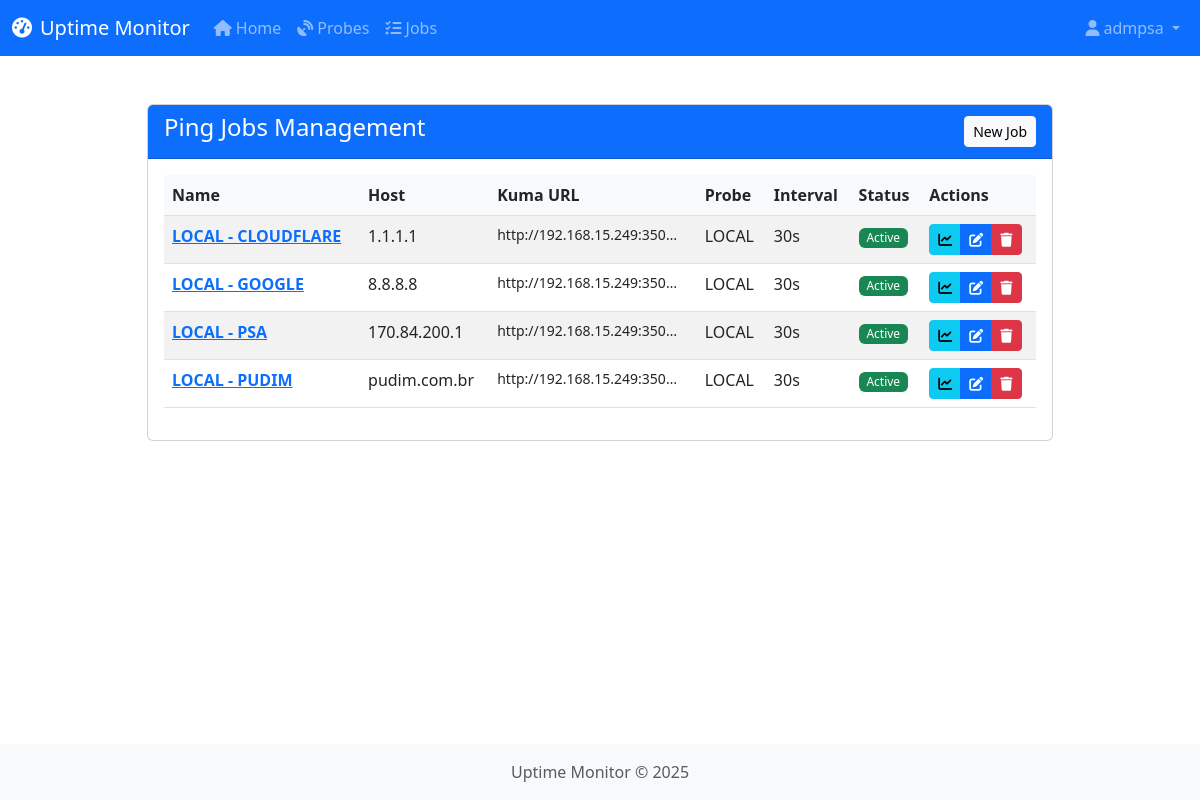
The page /jobs (signed in) on the database its author committed.
### models.py (models this page shows, shortened)
class User(db.Model, UserMixin):
    __tablename__ = 'users'
    id = db.Column(db.Integer, primary_key=True)
    username = db.Column(db.String(64), unique=True, nullable=False)
    email = db.Column(db.String(120), unique=True, nullable=False)
    password_hash = db.Column(db.String(128), nullable=False)
    is_admin = db.Column(db.Boolean, default=False)
    created_at = db.Column(db.DateTime, default=datetime.utcnow)

class Job(db.Model):
    __tablename__ = 'jobs'
    id = db.Column(db.Integer, primary_key=True)
    name = db.Column(db.String(100), nullable=False)
    description = db.Column(db.Text, nullable=True)
    job_type = db.Column(db.String(20), default='ping', nullable=False)  # Set as 'ping'
    target_host = db.Column(db.String(256), nullable=False)  # Host for ping
    kuma_url = db.Column(db.String(256), nullable=False)  # URL of Uptime Kuma to send results
    interval_seconds = db.Column(db.Integer, default=300, nullable=False)
    timeout_seconds = db.Column(db.Integer, default=10, nullable=False)
    retries = db.Column(db.Integer, default=3, nullable=False)
    is_active = db.Column(db.Boolean, default=True, nullable=False)
    created_at = db.Column(db.DateTime, default=datetime.utcnow)
    updated_at = db.Column(db.DateTime, default=datetime.utcnow, onupdate=datetime.utcnow)
    probe_id = db.Column(db.Integer, db.ForeignKey('probes.id'), nullable=False)
    results = db.relationship('JobResult', backref='job', lazy='dynamic', cascade='all, delete-orphan')

class Probe(db.Model):
    __tablename__ = 'probes'
    id = db.Column(db.Integer, primary_key=True)
    name = db.Column(db.String(64), nullable=False, unique=True)
    description = db.Column(db.Text)
    api_key = db.Column(db.String(64), unique=True, nullable=False)
    is_active = db.Column(db.Boolean, default=True)
    last_connected = db.Column(db.DateTime, nullable=True)
    last_seen = db.Column(db.DateTime, nullable=True)
    created_at = db.Column(db.DateTime, default=datetime.utcnow)
    updated_at = db.Column(db.DateTime, default=datetime.utcnow, onupdate=datetime.utcnow)
    jobs = db.relationship('Job', backref='probe', lazy='dynamic')

### routes/jobs.py (the view)
@jobs_blueprint.route('/jobs')
@login_required
def list_jobs():
    jobs = Job.query.all()
    return render_template('jobs/list.html', jobs=jobs)

### templates/jobs/list.html (shortened to what this page needs)
{% extends 'base.html' %}
{% block content %}
<div class="container mt-4">
    <div class="row">
        <div class="col-md-10 offset-md-1">
            <div class="card">
                <div class="card-header bg-primary text-white d-flex justify-content-between align-items-center">
                    <h4>Ping Jobs Management</h4>
                    <a href="{{ url_for('jobs.create_job') }}" class="btn btn-light btn-sm">New Job</a>
                </div>
                <div class="card-body">
                    {% if jobs %}
                        <div class="table-responsive">
                            <table class="table table-striped table-hover">
                                <thead>
                                    <tr>
                                        <th>Name</th>
                                        <th>Host</th>
                                        <th>Kuma URL</th>
                                        <th>Probe</th>
                                        <th>Interval</th>
                                        <th>Status</th>
                                        <th>Actions</th>
                                    </tr>
                                </thead>
                                <tbody>
                                    {% for job in jobs %}
                                        <tr>
                                            <td>
                                                <a href="{{ url_for('jobs.view_results', job_id=job.id) }}">
                                                    <strong>{{ job.name }}</strong>
                                                </a>
                                            </td>
                                            <td>{{ job.target_host }}</td>
                                            <td>
                                                <small class="text-truncate d-inline-block" style="max-width: 180px;" title="{{ job.kuma_url }}">
                                                    {{ job.kuma_url }}
                                                </small>
                                            </td>
                                            <td>{{ job.probe.name }}</td>
                                            <td>{{ job.interval_seconds }}s</td>
                                            <td>
                                                {% if job.is_active %}
                                                    <span class="badge bg-success">Active</span>
                                                {% else %}
                                                    <span class="badge bg-danger">Inactive</span>
                                                {% endif %}
                                            </td>
                                            <td>
                                                <div class="btn-group">
                                                    <a href="{{ url_for('jobs.view_results', job_id=job.id) }}" class="btn btn-sm btn-info" title="Results">
                                                        <i class="fas fa-chart-line"></i>
                                                    </a>
                                                    <a href="{{ url_for('jobs.edit_job', job_id=job.id) }}" class="btn btn-sm btn-primary" title="Edit">
                                                        <i class="fas fa-edit"></i>
                                                    </a>
                                                    <button type="button" class="btn btn-sm btn-danger"
                                                            data-bs-toggle="modal"
                                                            data-bs-target="#deleteJobModal{{ job.id }}"
                                                            title="Delete">
                                                        <i class="fas fa-trash"></i>
                                                    </button>
                                                </div>
                                            </td>
                                        </tr>
                                    {% endfor %}
                                </tbody>
                            </table>
                        </div>
                    {% else %}
                        <div class="alert alert-info">
                            No jobs registered. <a href="{{ url_for('jobs.create_job') }}">Create the first job</a>.
                        </div>
                    {% endif %}
                </div>
            </div>
        </div>
    </div>
</div>
{% endblock %}

### templates/base.html (shortened to what this page needs)
<!DOCTYPE html>
<html lang="en">
<head>
    <link href="https://cdn.jsdelivr.net/npm/bootstrap@5.3.0-alpha1/dist/css/bootstrap.min.css" rel="stylesheet">
    <link rel="stylesheet" href="https://cdnjs.cloudflare.com/ajax/libs/font-awesome/6.1.1/css/all.min.css">
    <link rel="stylesheet" href="{{ url_for('static', filename='css/style.css') }}">
</head>
<body>
    {% if current_user.is_authenticated %}
    <nav class="navbar navbar-expand-lg navbar-dark bg-primary">
        <div class="container-fluid">
            <a class="navbar-brand" href="{{ url_for('main.index') }}">
                <i class="fas fa-tachometer-alt me-2"></i>Uptime Monitor
            </a>
            <div class="collapse navbar-collapse" id="navbarNav">
                <ul class="navbar-nav">
                    <li class="nav-item">
                        <a class="nav-link" href="{{ url_for('main.index') }}">
                            <i class="fas fa-home me-1"></i>Home
                        </a>
                    </li>
                    <li class="nav-item">
                        <a class="nav-link" href="{{ url_for('probes.list_probes') }}">
                            <i class="fas fa-satellite-dish me-1"></i>Probes
                        </a>
                    </li>
                    <li class="nav-item">
                        <a class="nav-link" href="{{ url_for('jobs.list_jobs') }}">
                            <i class="fas fa-tasks me-1"></i>Jobs
                        </a>
                    </li>
                </ul>
                <ul class="navbar-nav ms-auto">
                    <li class="nav-item dropdown">
                        <a class="nav-link dropdown-toggle" href="#" id="userDropdown" role="button" data-bs-toggle="dropdown">
                            <i class="fas fa-user me-1"></i>{{ current_user.username }}
                        </a>
                    </li>
                </ul>
            </div>
        </div>
    </nav>
    {% endif %}
    <div class="container mt-4">
        {% block content %}{% endblock %}
    </div>
    <footer class="footer mt-auto py-3 bg-light">
        <div class="container text-center">
            <span class="text-muted">Uptime Monitor &copy; 2025</span>
        </div>
    </footer>
</body>
</html>

### static/css/style.css (style rules this page uses)
html, body { height: 100%; }
body { display: flex; flex-direction: column; }
.container { flex: 1 0 auto; }
.footer { flex-shrink: 0; margin-top: 2rem; }
.card { transition: all 0.3s; }
.table th { background-color: #f8f9fa; }
.badge { font-weight: 500; padding: 0.35em 0.65em; }

### rows shown on the page
User: username "admpsa"
Job: name "LOCAL - CLOUDFLARE", target_host "1.1.1.1", kuma_url "http://192.168.15.249:350…", probe.name "LOCAL", interval_seconds "30", is_active "Active"
Job: name "LOCAL - GOOGLE", target_host "8.8.8.8", kuma_url "http://192.168.15.249:350…", probe.name "LOCAL", interval_seconds "30", is_active "Active"
Job: name "LOCAL - PSA", target_host "170.84.200.1", kuma_url "http://192.168.15.249:350…", probe.name "LOCAL", interval_seconds "30", is_active "Active"
Job: name "LOCAL - PUDIM", target_host "pudim.com.br", kuma_url "http://192.168.15.249:350…", probe.name "LOCAL", interval_seconds "30", is_active "Active"
